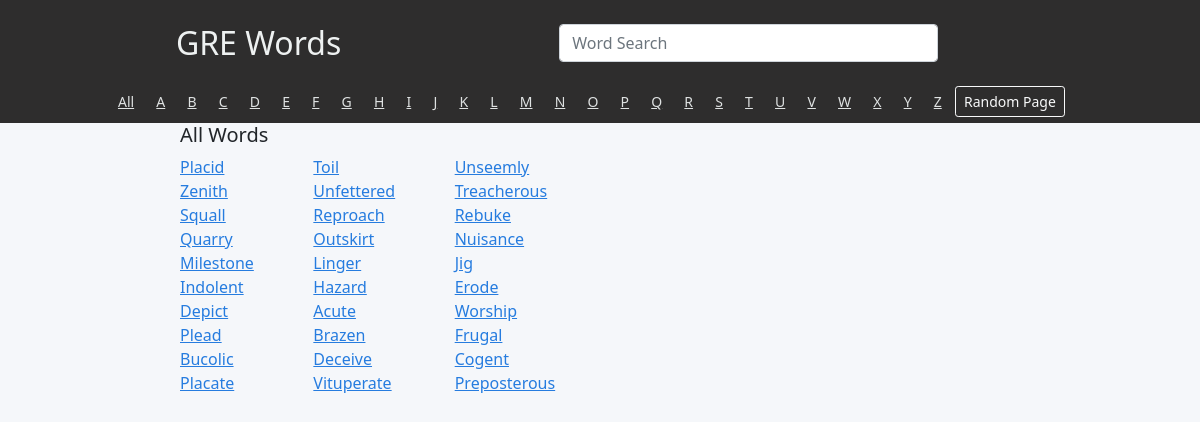
Screenshot of /letter/All with the database file from the repository.
### grewords/models.py (models this page shows)
class Word(models.Model):
    expression = models.CharField(max_length=32)
    description = models.CharField(max_length=1024)
    gre_synonym = models.ManyToManyField('self', blank=True)
    PARTS_OF_SPEECH = (
        ('V', 'Verb'),
        ('N', 'Noun'),
        ('P', 'Pronoun'),
        ('A', 'Adjective'),
        ('AV', 'Adverb'),
        ('PP', 'Preposition'),
        ('C', 'Conjunction'),
        ('AC', 'Article'),
        ('E', 'Expression')
    )
    part_of_speech = models.CharField(max_length=2, choices=PARTS_OF_SPEECH)

### grewords/views.py (the view, shortened to what this page needs)
# urls.py: path("letter/<str:letter>", views.first_letter, name="first_letter"),
def first_letter(request,letter):
    if letter == "All":
        results = Word.objects.all().order_by('-id')
        return render(request, "grewords/first_letter.html",{
            "results": results,
            "alphabet": util.alphabet
        })

### grewords/templates/grewords/first_letter.html (shortened to what this page needs)
{% extends "grewords/layout.html" %}
{% load static %}
{% block body %}
<div class="index_grid">
    <div></div>
    <div>
    {% if letter %}
        <h5>Words with {{ letter }}</h5>
    {% else %}
        <h5>All Words</h5>
    {% endif %}
    <div class="recent_words_grid">
        {% for word in results %}
            <div><a href="/{{word.id}}" class="recent_word_link">{{ word.expression }}</a></div>
        {% endfor %}
    </div>
    </div>
    <div></div>
</div>
{% endblock %}

### grewords/templates/grewords/layout.html (shortened to what this page needs)
{% load static %}
<!DOCTYPE html>
<html lang="en">
    <head>
        <link rel="stylesheet" href="{% static 'grewords/styles.css' %}" type="text/css" />
        <link rel="stylesheet" href="https://stackpath.bootstrapcdn.com/bootstrap/4.4.1/css/bootstrap.min.css">
        <link href="https://cdn.jsdelivr.net/npm/bootstrap@5.0.0/dist/css/bootstrap.min.css" rel="stylesheet" >
    </head>
    <body style="background-color: hsla(210, 29%, 97%, 1)">
        <div class="header">
            <div class="container">
                <a id="title_link" href="/"><h2 id="title">GRE Words</h2></a>
                <br class="mobile_breakline">
                <br class="mobile_breakline">
                <form class="search_form">
                <div class="col-sm-8">
                    <input class="form-control" placeholder="Word Search" id="search_form_input" rows="1">
                </div>
                </form><br class="mobile_breakline">
                <div style="padding-bottom:.5%">
                    <br>
                    <div id="alphabet" class="btn-toolbar" role="toolbar" aria-label="Toolbar with button groups">
                        <a href="/letter/All"><button type="button" class="btn btn-link btn-sm">All</button></a>
                        {% for letter in alphabet %}
                            <a href="/letter/{{letter}}"><button type="button" class="btn btn-link btn-sm">{{ letter }}</button></a>
                        {% endfor %}
                    </div>
                    <button id="random_buttom" type="button" class="btn btn-outline-light btn-sm">Random Page</button>
                </div>
            </div>
        </div>
        <div class="body">
            {% block body %}
            {% endblock %}
        </div>
    </body>
</html>

### grewords/static/grewords/styles.css (style rules this page uses)
.body { background-color: hsla(210, 29%, 97%, 1); }
.header { background-color: hsl(0, 1%, 18%); }
.container { padding-top:2%; background-color: hsl(0, 1%, 18%); }
.search_form { display: inline; float: right; width: 55%; background-color: hsl(0, 1%, 18%); }
#title { margin-left:12%; display: inline; color: hsl(188, 8%, 94%); }
#title_link { text-decoration: none; }
#random_buttom { margin-right:8%; text-align:right; display:inline; }
#alphabet { margin-left: 6%; display:inline; }
.btn.btn-link.btn-sm { color: hsl(188, 5%, 88%); }
.index_grid { display: grid; grid-template-columns: 15% auto 16%; background-color: hsla(210, 29%, 97%, 1); }
.recent_words_grid { display: inline-grid; width:50%; grid-template-columns: auto auto auto; column-gap: 5%; }
.recent_word_link { text-transform: capitalize; color: hsl(212, 74%, 51%); }

### rows the page displays
Word: expression "Placid"
Word: expression "Toil"
Word: expression "Unseemly"
Word: expression "Zenith"
Word: expression "Unfettered"
Word: expression "Treacherous"
Word: expression "Squall"
Word: expression "Reproach"
Word: expression "Rebuke"
Word: expression "Quarry"
Word: expression "Outskirt"
Word: expression "Nuisance"
Word: expression "Milestone"
Word: expression "Linger"
Word: expression "Jig"
Word: expression "Indolent"
Word: expression "Hazard"
Word: expression "Erode"
Word: expression "Depict"
Word: expression "Acute"
Word: expression "Worship"
Word: expression "Plead"
Word: expression "Brazen"
Word: expression "Frugal"
Word: expression "Bucolic"
Word: expression "Deceive"
Word: expression "Cogent"
Word: expression "Placate"
Word: expression "Vituperate"
Word: expression "Preposterous"

### other values shown
{{ letter }} "A" "B" "C" "D" "E" "F" "G" "H" "I" "J" "K" "L" "M" "N" "O" "P" "Q" "R" "S" "T" "U" "V" "W" "X" "Y" "Z"
